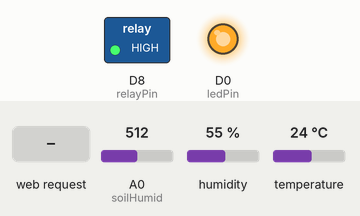
This sketch was run on a simulated ESP8266 (NodeMCU). Shown: switched loads named in the sketch (green lamp = pin HIGH), output pins drawn as LEDs (lit = HIGH). The test bench sets the inputs (shaded band); at power-on: A0 (soilHumid) = 512, humidity 55 %, temperature 24 °C. WiFi joins after 1.5 s; servers stay silent unless stated; what the sketch prints to the serial monitor is not drawn.

Above: at 2.7 s.
2.8 s: HTTP request GET /off received
At 4.2 s:
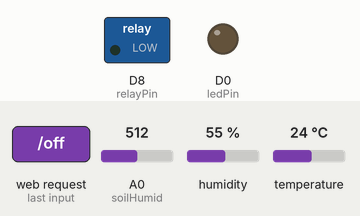
4.6 s: HTTP request GET /on received
At 5.0 s:
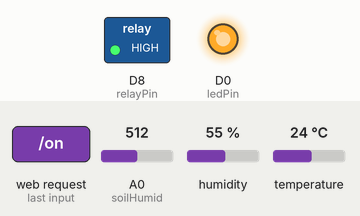
Timing chart, 0 to 7.6 s (numbered marks = the images above; inputs shaded):
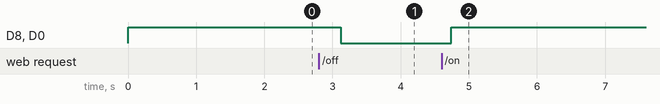

The sketch:

auto_garden_nodeMCU.ino
```cpp
#include <ESP8266WiFi.h>
#include <ESP8266WebServer.h>
#include <Wire.h>
#include "Adafruit_HTU21DF.h"


// 0x40 humid
// 0x3F LCD

ESP8266WebServer server(80);
Adafruit_HTU21DF htu = Adafruit_HTU21DF();

// void handleRoot();

int ledPin = D0;
int relayPin = D8 ;
float airHumid, airTemp ;
int soilHumid = A0 ;
int output_value ;

bool ledStatus = 0 ;
String text ;

IPAddress arduino_ip ( 10.,  0,   0,  99);
IPAddress dns_ip     (  194,   90,   1,   5);
IPAddress gateway_ip ( 10,  0,   0,   138);
IPAddress subnet_mask(255, 255, 255,   0);


void setup()
{

  pinMode(ledPin, OUTPUT);
  pinMode(relayPin, OUTPUT) ;

  digitalWrite(ledPin, HIGH);
  digitalWrite(relayPin, HIGH);

  Serial.begin(115200);

  if (!htu.begin())
  {
    Serial.println("Couldn't find sensor!");
    while (1);
  }


  WiFi.config(arduino_ip, gateway_ip, subnet_mask);
  WiFi.begin("****", "*****"); //Connect to the WiFi network
  Serial.println("Connecting to WIFI …");
  while (WiFi.status() != WL_CONNECTED) { //Wait for connection

    delay(500);
    Serial.print(".");

  }

  Serial.print("Connected, IP address: ");
  Serial.println(WiFi.localIP()); //Print the local IP

  //  server.send(200, "text/html", "Water off <p><a href='on'>ON</><p><p><a href='off'>OFF</><p>");
  server.on("/on", turnOn);       //Associate the handler function to the path
  server.on("/off", turnOff);      //Associate the handler function to the path
  server.on("/", handleRoot);

  server.begin(99); //Start the server
  Serial.println("Server listening on port 99");
}

void handleRoot()
{
  text =  "<meta http-equiv='refresh' content='5'/> <body><h1><p><a href='on'>ON</><p><p><a href='off'>OFF</a><p><p>Water status : " ;
  text += ledStatus ;
  text += "<p>air humid is " ;
  text += airHumid ;
  text += "<p>air temp is " ;
  text += airTemp ;
  text += "<p>soil humid : " ;
  text += output_value ;
  text += "<p></h1></body>"  ;
  server.send(200, "text/html", text ) ;
}


void turnOn()
{
  digitalWrite(ledPin, HIGH);
  digitalWrite(relayPin, HIGH);
  text = "<meta http-equiv='refresh' content='5'/> <body><h1><font color='green'>Water is on <font color='black'><p><p><p><a href='off'>OFF</a><p><p>Water status : " ;
  text += ledStatus ;
  text += "<p>air humid : " ;
  text += airHumid ;
  text += "<p>air temp : " ;
  text += airTemp ;
  text += "<p>soil humid : " ;
  text += output_value ;
  text += "<p></h1></body>"  ;
  server.send(200, "text/html", text);
  Serial.println("turning on") ;
  ledStatus = true ;
}

void turnOff()
{
  digitalWrite(ledPin, LOW);
  digitalWrite(relayPin, LOW);
  text = "<meta http-equiv='refresh' content='5'/> <body><h1><font color='red'>Water is off  <font color='black'><p><p><p><a href='on'>ON</a><p><p>Water status : " ;
  text += ledStatus ;
  text += "<p>air humid : " ;
  text += airHumid ;
  text += "<p>air temp : " ;
  text += airTemp ;
  text += "<p>soil humid : " ;
  text += output_value ;
  text += "<p></h1></body>"  ;
  server.send(200, "text/html", text);
  Serial.println("turning off") ;
  ledStatus = false ;
}


void loop()
{

  server.handleClient();
  airTemp = htu.readTemperature() ;
  airHumid  = htu.readHumidity() ;
  output_value = analogRead(soilHumid);
  output_value = map(output_value, 550, 0, 0, 100);
  delay(500) ;

}
```

Measured:
- after the input at 2.8 s, D8 (relayPin), D0 (ledPin): HIGH → LOW after 0.32 s
- after the input at 4.6 s, D8 (relayPin), D0 (ledPin): LOW → HIGH after 0.15 s
